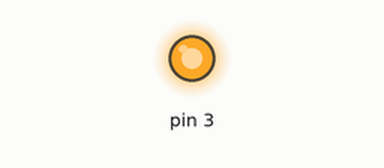
This sketch was run on a simulated Arduino Uno, built with avr-gcc and run on an emulated ATmega328P. On the bench: output pins drawn as LEDs (lit = HIGH).

Above: at 0.05 s.
At 0.95 s:
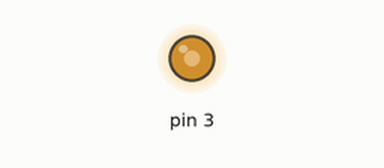
At 1.25 s:
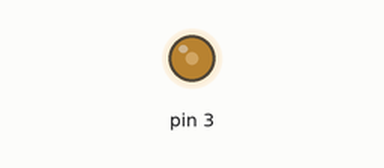
At 1.6 s:
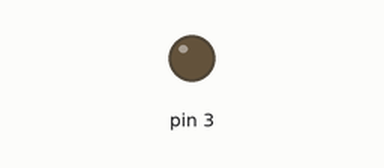
Timing chart, 0 to 3.7 s (numbered marks = the images above):
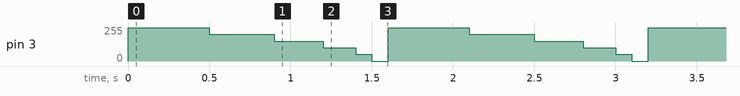

Measured:
- by itself, pin 3: repeats every 1.6 s: 200/255 0.40 s, 150/255 0.30 s, 100/255 0.20 s, 50/255 0.10 s, 0/255 0.10 s, 250/255 0.50 s

The sketch:

PWM_LED.ino
```cpp
void setup() {
  pinMode(3,OUTPUT);
}

void loop() {
analogWrite(3,250);
delay(500);
analogWrite(3,200);
delay(400);
analogWrite(3,150);
delay(300);
analogWrite(3,100);
delay(200);
analogWrite(3,50);
delay(100);
analogWrite(3,0);
delay(100);
}
```
